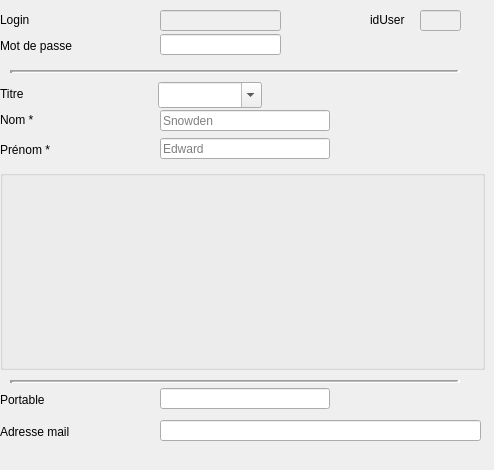
       <widget class="QWidget" name="Socialwidget" native="true">
        <property name="minimumSize">
         <size>
          <width>485</width>
          <height>470</height>
         </size>
        </property>
        <widget class="QLabel" name="MDPlabel_2">
         <property name="geometry">
          <rect>
           <x>0</x>
           <y>38</y>
           <width>149</width>
           <height>16</height>
          </rect>
         </property>
         <property name="contextMenuPolicy">
          <enum>Qt::NoContextMenu</enum>
         </property>
         <property name="text">
          <string>Mot de passe</string>
         </property>
        </widget>
        <widget class="QLabel" name="Nomlabel">
         <property name="geometry">
          <rect>
           <x>0</x>
           <y>112</y>
           <width>149</width>
           <height>16</height>
          </rect>
         </property>
         <property name="contextMenuPolicy">
          <enum>Qt::NoContextMenu</enum>
         </property>
         <property name="text">
          <string>Nom *</string>
         </property>
        </widget>
        <widget class="QLabel" name="Portlabel">
         <property name="geometry">
          <rect>
           <x>0</x>
           <y>392</y>
           <width>149</width>
           <height>16</height>
          </rect>
         </property>
         <property name="contextMenuPolicy">
          <enum>Qt::NoContextMenu</enum>
         </property>
         <property name="text">
          <string>Portable</string>
         </property>
        </widget>
        <widget class="UpLineEdit" name="NomuplineEdit">
         <property name="geometry">
          <rect>
           <x>160</x>
           <y>110</y>
           <width>170</width>
           <height>21</height>
          </rect>
         </property>
         <property name="focusPolicy">
          <enum>Qt::StrongFocus</enum>
         </property>
         <property name="contextMenuPolicy">
          <enum>Qt::NoContextMenu</enum>
         </property>
         <property name="maxLength">
          <number>45</number>
         </property>
         <property name="placeholderText">
          <string>Snowden</string>
         </property>
        </widget>
        <widget class="UpLineEdit" name="LoginuplineEdit">
         <property name="enabled">
          <bool>false</bool>
         </property>
         <property name="geometry">
          <rect>
           <x>160</x>
           <y>10</y>
           <width>121</width>
           <height>21</height>
          </rect>
         </property>
         <property name="contextMenuPolicy">
          <enum>Qt::NoContextMenu</enum>
         </property>
         <property name="alignment">
          <set>Qt::AlignCenter</set>
         </property>
        </widget>
        <widget class="QLabel" name="Maillabel">
         <property name="geometry">
          <rect>
           <x>0</x>
           <y>424</y>
           <width>149</width>
           <height>16</height>
          </rect>
         </property>
         <property name="contextMenuPolicy">
          <enum>Qt::NoContextMenu</enum>
         </property>
         <property name="text">
          <string>Adresse mail</string>
         </property>
        </widget>
        <widget class="QLabel" name="Prenomlabel">
         <property name="geometry">
          <rect>
           <x>0</x>
           <y>142</y>
           <width>149</width>
           <height>16</height>
          </rect>
         </property>
         <property name="contextMenuPolicy">
          <enum>Qt::NoContextMenu</enum>
         </property>
         <property name="text">
          <string>Prénom *</string>
         </property>
        </widget>
        <widget class="Line" name="line_2">
         <property name="geometry">
          <rect>
           <x>10</x>
           <y>380</y>
           <width>450</width>
           <height>3</height>
          </rect>
         </property>
         <property name="contextMenuPolicy">
          <enum>Qt::NoContextMenu</enum>
         </property>
         <property name="frameShadow">
          <enum>QFrame::Sunken</enum>
         </property>
         <property name="lineWidth">
          <number>3</number>
         </property>
         <property name="midLineWidth">
          <number>1</number>
         </property>
         <property name="orientation">
          <enum>Qt::Horizontal</enum>
         </property>
        </widget>
        <widget class="QLabel" name="Loginlabel_2">
         <property name="geometry">
          <rect>
           <x>0</x>
           <y>12</y>
           <width>149</width>
           <height>16</height>
          </rect>
         </property>
         <property name="contextMenuPolicy">
          <enum>Qt::NoContextMenu</enum>
         </property>
         <property name="text">
          <string>Login</string>
         </property>
        </widget>
        <widget class="UpComboBox" name="TitreupcomboBox">
         <property name="geometry">
          <rect>
           <x>158</x>
           <y>82</y>
           <width>104</width>
           <height>26</height>
          </rect>
         </property>
         <property name="contextMenuPolicy">
          <enum>Qt::NoContextMenu</enum>
         </property>
         <property name="editable">
          <bool>true</bool>
         </property>
        </widget>
        <widget class="UpLineEdit" name="PortableuplineEdit">
         <property name="geometry">
          <rect>
           <x>160</x>
           <y>388</y>
           <width>170</width>
           <height>21</height>
          </rect>
         </property>
         <property name="contextMenuPolicy">
          <enum>Qt::NoContextMenu</enum>
         </property>
         <property name="maxLength">
          <number>17</number>
         </property>
        </widget>
        <widget class="UpLineEdit" name="PrenomuplineEdit">
         <property name="geometry">
          <rect>
           <x>160</x>
           <y>138</y>
           <width>170</width>
           <height>21</height>
          </rect>
         </property>
         <property name="focusPolicy">
          <enum>Qt::StrongFocus</enum>
         </property>
         <property name="contextMenuPolicy">
          <enum>Qt::NoContextMenu</enum>
         </property>
         <property name="text">
          <string/>
         </property>
         <property name="maxLength">
          <number>45</number>
         </property>
         <property name="placeholderText">
          <string>Edward</string>
         </property>
        </widget>
        <widget class="UpLineEdit" name="MDPuplineEdit">
         <property name="geometry">
          <rect>
           <x>160</x>
           <y>34</y>
           <width>121</width>
           <height>21</height>
          </rect>
         </property>
         <property name="focusPolicy">
          <enum>Qt::NoFocus</enum>
         </property>
         <property name="contextMenuPolicy">
          <enum>Qt::NoContextMenu</enum>
         </property>
         <property name="echoMode">
          <enum>QLineEdit::Password</enum>
         </property>
         <property name="alignment">
          <set>Qt::AlignCenter</set>
         </property>
        </widget>
        <widget class="QLabel" name="Titrelabel">
         <property name="geometry">
          <rect>
           <x>0</x>
           <y>86</y>
           <width>149</width>
           <height>16</height>
          </rect>
         </property>
         <property name="contextMenuPolicy">
          <enum>Qt::NoContextMenu</enum>
         </property>
         <property name="text">
          <string>Titre</string>
         </property>
        </widget>
        <widget class="UpLineEdit" name="MailuplineEdit">
         <property name="geometry">
          <rect>
           <x>160</x>
           <y>420</y>
           <width>321</width>
           <height>21</height>
          </rect>
         </property>
         <property name="contextMenuPolicy">
          <enum>Qt::NoContextMenu</enum>
         </property>
         <property name="maxLength">
          <number>45</number>
         </property>
        </widget>
        <widget class="UpLineEdit" name="idUseruplineEdit">
         <property name="enabled">
          <bool>false</bool>
         </property>
         <property name="geometry">
          <rect>
           <x>420</x>
           <y>10</y>
           <width>41</width>
           <height>21</height>
          </rect>
         </property>
         <property name="focusPolicy">
          <enum>Qt::NoFocus</enum>
         </property>
         <property name="contextMenuPolicy">
          <enum>Qt::NoContextMenu</enum>
         </property>
         <property name="alignment">
          <set>Qt::AlignCenter</set>
         </property>
        </widget>
        <widget class="QLabel" name="idUserlabel">
         <property name="enabled">
          <bool>true</bool>
         </property>
         <property name="geometry">
          <rect>
           <x>370</x>
           <y>12</y>
           <width>45</width>
           <height>16</height>
          </rect>
         </property>
         <property name="contextMenuPolicy">
          <enum>Qt::NoContextMenu</enum>
         </property>
         <property name="text">
          <string>idUser</string>
         </property>
        </widget>
        <widget class="Line" name="line_4">
         <property name="geometry">
          <rect>
           <x>10</x>
           <y>70</y>
           <width>450</width>
           <height>3</height>
          </rect>
         </property>
         <property name="contextMenuPolicy">
          <enum>Qt::NoContextMenu</enum>
         </property>
         <property name="frameShadow">
          <enum>QFrame::Sunken</enum>
         </property>
         <property name="lineWidth">
          <number>3</number>
         </property>
         <property name="midLineWidth">
          <number>1</number>
         </property>
         <property name="orientation">
          <enum>Qt::Horizontal</enum>
         </property>
        </widget>
        <widget class="QGroupBox" name="AdressgroupBox">
         <property name="geometry">
          <rect>
           <x>0</x>
           <y>170</y>
           <width>485</width>
           <height>200</height>
          </rect>
         </property>
         <property name="title">
          <string/>
         </property>
        </widget>
        <widget class="UpLabel" name="ModifMDPUserupLabel">
         <property name="geometry">
          <rect>
           <x>290</x>
           <y>33</y>
           <width>29</width>
           <height>23</height>
          </rect>
         </property>
         <property name="cursor">
          <cursorShape>PointingHandCursor</cursorShape>
         </property>
         <property name="contextMenuPolicy">
          <enum>Qt::NoContextMenu</enum>
         </property>
         <property name="toolTip">
          <string/>
         </property>
         <property name="text">
          <string/>
         </property>
         <property name="pixmap">
          <pixmap resource="Images/images.qrc">:/password.png</pixmap>
         </property>
         <property name="scaledContents">
          <bool>true</bool>
         </property>
        </widget>
       </widget>
